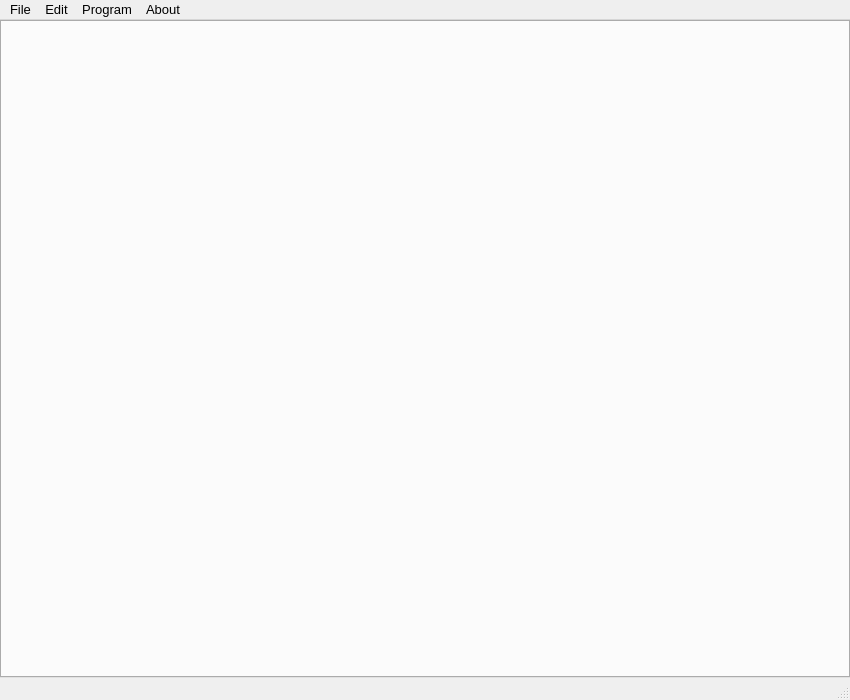
<?xml version="1.0" encoding="UTF-8"?>
<ui version="4.0">
 <class>MainWindow</class>
 <widget class="QMainWindow" name="MainWindow">
  <property name="geometry">
   <rect>
    <x>0</x>
    <y>0</y>
    <width>850</width>
    <height>700</height>
   </rect>
  </property>
  <property name="windowTitle">
   <string>MainWindow</string>
  </property>
  <property name="styleSheet">
   <string notr="true"/>
  </property>
  <property name="locale">
   <locale language="English" country="UnitedStates"/>
  </property>
  <widget class="QWidget" name="centralwidget">
   <property name="autoFillBackground">
    <bool>false</bool>
   </property>
   <property name="styleSheet">
    <string notr="true">background-image: ./icons8/icons8_copybook.ico</string>
   </property>
   <layout class="QGridLayout" name="gridLayout">
    <property name="leftMargin">
     <number>0</number>
    </property>
    <property name="topMargin">
     <number>0</number>
    </property>
    <property name="rightMargin">
     <number>0</number>
    </property>
    <property name="bottomMargin">
     <number>0</number>
    </property>
    <item row="0" column="0">
     <widget class="QTabWidget" name="tabs">
      <property name="font">
       <font>
        <family>Consolas</family>
        <pointsize>12</pointsize>
       </font>
      </property>
      <property name="acceptDrops">
       <bool>false</bool>
      </property>
      <property name="currentIndex">
       <number>-1</number>
      </property>
      <property name="movable">
       <bool>true</bool>
      </property>
     </widget>
    </item>
   </layout>
  </widget>
  <widget class="QMenuBar" name="menubar">
   <property name="geometry">
    <rect>
     <x>0</x>
     <y>0</y>
     <width>850</width>
     <height>23</height>
    </rect>
   </property>
   <property name="font">
    <font>
     <pointsize>10</pointsize>
    </font>
   </property>
   <widget class="QMenu" name="menuFile">
    <property name="title">
     <string>File</string>
    </property>
    <addaction name="action_New"/>
    <addaction name="actionOpen"/>
    <addaction name="separator"/>
    <addaction name="actionSave"/>
    <addaction name="actionSave_as"/>
    <addaction name="separator"/>
    <addaction name="actionAutosave"/>
    <addaction name="separator"/>
    <addaction name="action_Close"/>
    <addaction name="actionClose_all"/>
    <addaction name="separator"/>
    <addaction name="actionDelete_file"/>
   </widget>
   <widget class="QMenu" name="menuEdit">
    <property name="title">
     <string>Edit</string>
    </property>
    <widget class="QMenu" name="menuFont">
     <property name="title">
      <string>Font</string>
     </property>
     <addaction name="actionBigger"/>
     <addaction name="actionSmaller"/>
     <addaction name="separator"/>
     <addaction name="actionFont_family"/>
    </widget>
    <widget class="QMenu" name="menuHeading">
     <property name="title">
      <string>Heading</string>
     </property>
     <addaction name="actionStandard"/>
     <addaction name="actionHeading_1"/>
     <addaction name="actionHeading_2"/>
     <addaction name="actionHeading_3"/>
     <addaction name="actionHeading_4"/>
     <addaction name="actionHeading_5"/>
     <addaction name="actionHeading_6"/>
    </widget>
    <widget class="QMenu" name="menuList">
     <property name="title">
      <string>List</string>
     </property>
     <widget class="QMenu" name="menuBullet_list">
      <property name="title">
       <string>Bullet list</string>
      </property>
      <addaction name="actionCircle"/>
      <addaction name="actionSquare"/>
      <addaction name="actionDisc"/>
     </widget>
     <widget class="QMenu" name="menuOrdered_list">
      <property name="title">
       <string>Ordered list</string>
      </property>
      <addaction name="actionAlpha_lower"/>
      <addaction name="actionAlpha_upper"/>
      <addaction name="actionRoman_lower"/>
      <addaction name="actionRoman_upper"/>
      <addaction name="actionStandard_numeric"/>
     </widget>
     <addaction name="menuBullet_list"/>
     <addaction name="menuOrdered_list"/>
     <addaction name="actionCheckbox"/>
     <addaction name="actionCheckbox_checked"/>
    </widget>
    <widget class="QMenu" name="menuText_alignment">
     <property name="title">
      <string>Text alignment</string>
     </property>
     <addaction name="actionLeft"/>
     <addaction name="actionRight"/>
     <addaction name="actionCenter"/>
     <addaction name="actionJustify"/>
    </widget>
    <addaction name="actionBold"/>
    <addaction name="actionItalic"/>
    <addaction name="actionUnderline"/>
    <addaction name="actionStrikeout"/>
    <addaction name="separator"/>
    <addaction name="menuHeading"/>
    <addaction name="menuFont"/>
    <addaction name="menuList"/>
    <addaction name="separator"/>
    <addaction name="actionColor"/>
    <addaction name="separator"/>
    <addaction name="menuText_alignment"/>
   </widget>
   <widget class="QMenu" name="menuProgram">
    <property name="title">
     <string>Program</string>
    </property>
    <widget class="QMenu" name="menuTheme">
     <property name="title">
      <string>Theme</string>
     </property>
     <addaction name="separator"/>
     <addaction name="separator"/>
     <addaction name="actionUse_default"/>
     <addaction name="actionUse_light_theme"/>
     <addaction name="actionUse_dark_theme"/>
     <addaction name="actionUse_blue_theme"/>
    </widget>
    <addaction name="actionStay_topmost"/>
    <addaction name="separator"/>
    <addaction name="actionRemeber_opened_files"/>
    <addaction name="actionRemember_quick_notes"/>
    <addaction name="separator"/>
    <addaction name="menuTheme"/>
    <addaction name="separator"/>
    <addaction name="action_Exit"/>
    <addaction name="actionForce_Quit"/>
   </widget>
   <widget class="QMenu" name="menuAbout">
    <property name="title">
     <string>About</string>
    </property>
    <addaction name="actionAbout"/>
   </widget>
   <addaction name="menuFile"/>
   <addaction name="menuEdit"/>
   <addaction name="menuProgram"/>
   <addaction name="menuAbout"/>
  </widget>
  <widget class="QStatusBar" name="statusbar"/>
  <action name="action_Exit">
   <property name="icon">
    <iconset resource="resources.qrc">
     <normaloff>:/icons/icons/exit_48px.png</normaloff>:/icons/icons/exit_48px.png</iconset>
   </property>
   <property name="text">
    <string>&amp;Quit</string>
   </property>
   <property name="toolTip">
    <string>&amp;Exit</string>
   </property>
   <property name="shortcut">
    <string>Ctrl+Q</string>
   </property>
  </action>
  <action name="actionBold">
   <property name="checkable">
    <bool>true</bool>
   </property>
   <property name="icon">
    <iconset resource="resources.qrc">
     <normaloff>:/icons/icons/bold.png</normaloff>:/icons/icons/bold.png</iconset>
   </property>
   <property name="text">
    <string>&amp;Bold</string>
   </property>
   <property name="shortcut">
    <string>Ctrl+B</string>
   </property>
  </action>
  <action name="actionItalic">
   <property name="checkable">
    <bool>true</bool>
   </property>
   <property name="icon">
    <iconset resource="resources.qrc">
     <normaloff>:/icons/icons/italic_48px.png</normaloff>:/icons/icons/italic_48px.png</iconset>
   </property>
   <property name="text">
    <string>&amp;Italic</string>
   </property>
   <property name="shortcut">
    <string>Ctrl+I</string>
   </property>
  </action>
  <action name="actionUnderline">
   <property name="checkable">
    <bool>true</bool>
   </property>
   <property name="icon">
    <iconset resource="resources.qrc">
     <normaloff>:/icons/icons/underline_48px.png</normaloff>:/icons/icons/underline_48px.png</iconset>
   </property>
   <property name="text">
    <string>&amp;Underline</string>
   </property>
   <property name="shortcut">
    <string>Ctrl+U</string>
   </property>
  </action>
  <action name="action_New">
   <property name="icon">
    <iconset resource="resources.qrc">
     <normaloff>:/icons/icons/new_copy_48px.png</normaloff>:/icons/icons/new_copy_48px.png</iconset>
   </property>
   <property name="text">
    <string>&amp;New</string>
   </property>
   <property name="shortcut">
    <string>Ctrl+N</string>
   </property>
  </action>
  <action name="action_Close">
   <property name="icon">
    <iconset resource="resources.qrc">
     <normaloff>:/icons/icons/close_pane_48px.png</normaloff>:/icons/icons/close_pane_48px.png</iconset>
   </property>
   <property name="text">
    <string>&amp;Close</string>
   </property>
   <property name="shortcut">
    <string>Ctrl+W</string>
   </property>
  </action>
  <action name="actionStrikeout">
   <property name="checkable">
    <bool>true</bool>
   </property>
   <property name="icon">
    <iconset resource="resources.qrc">
     <normaloff>:/icons/icons/strikethrough_48px.png</normaloff>:/icons/icons/strikethrough_48px.png</iconset>
   </property>
   <property name="text">
    <string>&amp;Strikeout</string>
   </property>
   <property name="shortcut">
    <string>Ctrl+R</string>
   </property>
  </action>
  <action name="actionBigger">
   <property name="icon">
    <iconset resource="resources.qrc">
     <normaloff>:/icons/icons/increase_font_48px.png</normaloff>:/icons/icons/increase_font_48px.png</iconset>
   </property>
   <property name="text">
    <string>Bigger</string>
   </property>
   <property name="shortcut">
    <string>Ctrl+Alt+=</string>
   </property>
  </action>
  <action name="actionSmaller">
   <property name="icon">
    <iconset resource="resources.qrc">
     <normaloff>:/icons/icons/decrease_font_48px.png</normaloff>:/icons/icons/decrease_font_48px.png</iconset>
   </property>
   <property name="text">
    <string>Smaller</string>
   </property>
   <property name="shortcut">
    <string>Ctrl+Alt+-</string>
   </property>
  </action>
  <action name="actionFont_family">
   <property name="icon">
    <iconset resource="resources.qrc">
     <normaloff>:/icons/icons/choose_font.png</normaloff>:/icons/icons/choose_font.png</iconset>
   </property>
   <property name="text">
    <string>&amp;Font family</string>
   </property>
   <property name="shortcut">
    <string>Ctrl+Alt+F</string>
   </property>
  </action>
  <action name="actionColor">
   <property name="icon">
    <iconset resource="resources.qrc">
     <normaloff>:/icons/icons/color_mode_48px.png</normaloff>:/icons/icons/color_mode_48px.png</iconset>
   </property>
   <property name="text">
    <string>&amp;Color</string>
   </property>
   <property name="shortcut">
    <string>Ctrl+Alt+C</string>
   </property>
  </action>
  <action name="actionStay_topmost">
   <property name="checkable">
    <bool>true</bool>
   </property>
   <property name="text">
    <string>Stay on top</string>
   </property>
   <property name="shortcut">
    <string>Ctrl+Shift+T</string>
   </property>
  </action>
  <action name="actionOpen">
   <property name="icon">
    <iconset resource="resources.qrc">
     <normaloff>:/icons/icons/folder_48px.png</normaloff>:/icons/icons/folder_48px.png</iconset>
   </property>
   <property name="text">
    <string>&amp;Open</string>
   </property>
   <property name="shortcut">
    <string>Ctrl+O</string>
   </property>
  </action>
  <action name="actionClose_all">
   <property name="icon">
    <iconset resource="resources.qrc">
     <normaloff>:/icons/icons/close_all_tabs_48px.png</normaloff>:/icons/icons/close_all_tabs_48px.png</iconset>
   </property>
   <property name="text">
    <string>Close all</string>
   </property>
   <property name="shortcut">
    <string>Ctrl+Shift+W</string>
   </property>
  </action>
  <action name="actionSave">
   <property name="icon">
    <iconset resource="resources.qrc">
     <normaloff>:/icons/icons/save_48px.png</normaloff>:/icons/icons/save_48px.png</iconset>
   </property>
   <property name="text">
    <string>&amp;Save</string>
   </property>
   <property name="shortcut">
    <string>Ctrl+S</string>
   </property>
  </action>
  <action name="actionSave_as">
   <property name="icon">
    <iconset resource="resources.qrc">
     <normaloff>:/icons/icons/save_as_48px.png</normaloff>:/icons/icons/save_as_48px.png</iconset>
   </property>
   <property name="text">
    <string>&amp;Save as...</string>
   </property>
   <property name="shortcut">
    <string>Ctrl+Shift+S</string>
   </property>
  </action>
  <action name="actionDelete_file">
   <property name="icon">
    <iconset resource="resources.qrc">
     <normaloff>:/icons/icons/delete_bin_24px.png</normaloff>:/icons/icons/delete_bin_24px.png</iconset>
   </property>
   <property name="text">
    <string>&amp;Delete file</string>
   </property>
   <property name="shortcut">
    <string>Ctrl+Shift+Del</string>
   </property>
  </action>
  <action name="actionForce_Quit">
   <property name="text">
    <string>Force &amp;Quit</string>
   </property>
   <property name="shortcut">
    <string>Ctrl+Shift+Q</string>
   </property>
  </action>
  <action name="actionAutosave">
   <property name="checkable">
    <bool>true</bool>
   </property>
   <property name="icon">
    <iconset resource="resources.qrc">
     <normaloff>:/icons/icons/save_close_48px.png</normaloff>:/icons/icons/save_close_48px.png</iconset>
   </property>
   <property name="text">
    <string>Autosave</string>
   </property>
   <property name="visible">
    <bool>true</bool>
   </property>
  </action>
  <action name="actionRemeber_opened_files">
   <property name="checkable">
    <bool>true</bool>
   </property>
   <property name="icon">
    <iconset resource="resources.qrc">
     <normaloff>:/icons/icons/idea_48px.png</normaloff>:/icons/icons/idea_48px.png</iconset>
   </property>
   <property name="text">
    <string>Remember opened files</string>
   </property>
  </action>
  <action name="actionStandard">
   <property name="text">
    <string>Standard</string>
   </property>
   <property name="shortcut">
    <string>Ctrl+Alt+0</string>
   </property>
  </action>
  <action name="actionHeading_1">
   <property name="icon">
    <iconset resource="resources.qrc">
     <normaloff>:/icons/icons/header_1_48px.png</normaloff>:/icons/icons/header_1_48px.png</iconset>
   </property>
   <property name="text">
    <string>Heading 1</string>
   </property>
   <property name="shortcut">
    <string>Ctrl+Alt+1</string>
   </property>
  </action>
  <action name="actionHeading_2">
   <property name="icon">
    <iconset resource="resources.qrc">
     <normaloff>:/icons/icons/header_2_48px.png</normaloff>:/icons/icons/header_2_48px.png</iconset>
   </property>
   <property name="text">
    <string>Heading 2</string>
   </property>
   <property name="shortcut">
    <string>Ctrl+Alt+2</string>
   </property>
  </action>
  <action name="actionHeading_3">
   <property name="icon">
    <iconset resource="resources.qrc">
     <normaloff>:/icons/icons/header_3_48px.png</normaloff>:/icons/icons/header_3_48px.png</iconset>
   </property>
   <property name="text">
    <string>Heading 3</string>
   </property>
   <property name="shortcut">
    <string>Ctrl+Alt+3</string>
   </property>
  </action>
  <action name="actionHeading_4">
   <property name="text">
    <string>Heading 4</string>
   </property>
   <property name="shortcut">
    <string>Ctrl+Alt+4</string>
   </property>
  </action>
  <action name="actionHeading_5">
   <property name="text">
    <string>Heading 5</string>
   </property>
   <property name="shortcut">
    <string>Ctrl+Alt+5</string>
   </property>
  </action>
  <action name="actionHeading_6">
   <property name="text">
    <string>Heading 6</string>
   </property>
   <property name="shortcut">
    <string>Ctrl+Alt+6</string>
   </property>
  </action>
  <action name="actionCircle">
   <property name="icon">
    <iconset resource="resources.qrc">
     <normaloff>:/icons/icons/list.png</normaloff>:/icons/icons/list.png</iconset>
   </property>
   <property name="text">
    <string>Circle</string>
   </property>
  </action>
  <action name="actionSquare">
   <property name="text">
    <string>Square</string>
   </property>
  </action>
  <action name="actionDisc">
   <property name="icon">
    <iconset resource="resources.qrc">
     <normaloff>:/icons/icons/list_48px.png</normaloff>:/icons/icons/list_48px.png</iconset>
   </property>
   <property name="text">
    <string>Disc</string>
   </property>
   <property name="shortcut">
    <string>Ctrl+Alt+.</string>
   </property>
  </action>
  <action name="actionAlpha_lower">
   <property name="text">
    <string>Alpha lower</string>
   </property>
  </action>
  <action name="actionAlpha_upper">
   <property name="text">
    <string>Alpha upper</string>
   </property>
  </action>
  <action name="actionRoman_lower">
   <property name="text">
    <string>Roman lower</string>
   </property>
  </action>
  <action name="actionRoman_upper">
   <property name="text">
    <string>Roman upper</string>
   </property>
  </action>
  <action name="actionStandard_numeric">
   <property name="icon">
    <iconset resource="resources.qrc">
     <normaloff>:/icons/icons/numbered_list_48px.png</normaloff>:/icons/icons/numbered_list_48px.png</iconset>
   </property>
   <property name="text">
    <string>Standard (numeric)</string>
   </property>
   <property name="shortcut">
    <string>Ctrl+Shift+.</string>
   </property>
  </action>
  <action name="actionCheckbox">
   <property name="icon">
    <iconset resource="resources.qrc">
     <normaloff>:/icons/icons/checklist.png</normaloff>:/icons/icons/checklist.png</iconset>
   </property>
   <property name="text">
    <string>Checkbox</string>
   </property>
  </action>
  <action name="actionCheckbox_checked">
   <property name="text">
    <string>Checkbox (checked)</string>
   </property>
  </action>
  <action name="actionLeft">
   <property name="icon">
    <iconset resource="resources.qrc">
     <normaloff>:/icons/icons/align_left_24px.png</normaloff>:/icons/icons/align_left_24px.png</iconset>
   </property>
   <property name="text">
    <string>Left</string>
   </property>
   <property name="shortcut">
    <string>Ctrl+Shift+L</string>
   </property>
  </action>
  <action name="actionRight">
   <property name="icon">
    <iconset resource="resources.qrc">
     <normaloff>:/icons/icons/align_right_24px.png</normaloff>:/icons/icons/align_right_24px.png</iconset>
   </property>
   <property name="text">
    <string>Right</string>
   </property>
   <property name="shortcut">
    <string>Ctrl+Shift+R</string>
   </property>
  </action>
  <action name="actionCenter">
   <property name="icon">
    <iconset resource="resources.qrc">
     <normaloff>:/icons/icons/align_center_24px.png</normaloff>:/icons/icons/align_center_24px.png</iconset>
   </property>
   <property name="text">
    <string>Center</string>
   </property>
   <property name="shortcut">
    <string>Ctrl+Shift+C</string>
   </property>
  </action>
  <action name="actionJustify">
   <property name="icon">
    <iconset resource="resources.qrc">
     <normaloff>:/icons/icons/align_justify_24px.png</normaloff>:/icons/icons/align_justify_24px.png</iconset>
   </property>
   <property name="text">
    <string>Justify</string>
   </property>
   <property name="shortcut">
    <string>Ctrl+Shift+J</string>
   </property>
  </action>
  <action name="actionAbout">
   <property name="text">
    <string>About page</string>
   </property>
  </action>
  <action name="actionRemember_quick_notes">
   <property name="checkable">
    <bool>true</bool>
   </property>
   <property name="icon">
    <iconset resource="resources.qrc">
     <normaloff>:/icons/icons/idea_48px.png</normaloff>:/icons/icons/idea_48px.png</iconset>
   </property>
   <property name="text">
    <string>Remember quick notes</string>
   </property>
  </action>
  <action name="actionUse_default">
   <property name="checkable">
    <bool>true</bool>
   </property>
   <property name="text">
    <string>Use system default</string>
   </property>
  </action>
  <action name="actionUse_light_theme">
   <property name="checkable">
    <bool>true</bool>
   </property>
   <property name="text">
    <string>Use light theme</string>
   </property>
  </action>
  <action name="actionUse_dark_theme">
   <property name="checkable">
    <bool>true</bool>
   </property>
   <property name="text">
    <string>Use dark theme</string>
   </property>
  </action>
  <action name="actionUse_blue_theme">
   <property name="checkable">
    <bool>true</bool>
   </property>
   <property name="text">
    <string>Use blue theme</string>
   </property>
  </action>
 </widget>
 <resources>
  <include location="resources.qrc"/>
 </resources>
 <connections/>
</ui>
